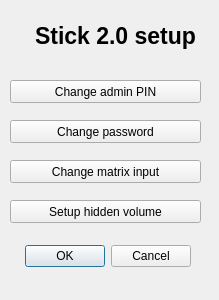
<?xml version="1.0" encoding="UTF-8"?>
<ui version="4.0">
 <class>Stick20Setup</class>
 <widget class="QDialog" name="Stick20Setup">
  <property name="geometry">
   <rect>
    <x>0</x>
    <y>0</y>
    <width>219</width>
    <height>300</height>
   </rect>
  </property>
  <property name="windowTitle">
   <string>Dialog</string>
  </property>
  <property name="windowIcon">
   <iconset resource="resources.qrc">
    <normaloff>:/images/CS_icon.png</normaloff>:/images/CS_icon.png</iconset>
  </property>
  <widget class="QDialogButtonBox" name="buttonBox">
   <property name="geometry">
    <rect>
     <x>-140</x>
     <y>240</y>
     <width>331</width>
     <height>32</height>
    </rect>
   </property>
   <property name="orientation">
    <enum>Qt::Horizontal</enum>
   </property>
   <property name="standardButtons">
    <set>QDialogButtonBox::Cancel|QDialogButtonBox::Ok</set>
   </property>
  </widget>
  <widget class="QLabel" name="label">
   <property name="geometry">
    <rect>
     <x>0</x>
     <y>20</y>
     <width>231</width>
     <height>31</height>
    </rect>
   </property>
   <property name="font">
    <font>
     <pointsize>17</pointsize>
     <weight>75</weight>
     <bold>true</bold>
    </font>
   </property>
   <property name="text">
    <string>Stick 2.0 setup</string>
   </property>
   <property name="alignment">
    <set>Qt::AlignCenter</set>
   </property>
  </widget>
  <widget class="QPushButton" name="pushButton_Change_AdminPW">
   <property name="geometry">
    <rect>
     <x>10</x>
     <y>80</y>
     <width>191</width>
     <height>23</height>
    </rect>
   </property>
   <property name="text">
    <string>Change admin PIN</string>
   </property>
  </widget>
  <widget class="QPushButton" name="pushButton_Ch_PW">
   <property name="geometry">
    <rect>
     <x>10</x>
     <y>120</y>
     <width>191</width>
     <height>23</height>
    </rect>
   </property>
   <property name="text">
    <string>Change password</string>
   </property>
  </widget>
  <widget class="QPushButton" name="pushButton_Ch_Mat_APW">
   <property name="geometry">
    <rect>
     <x>10</x>
     <y>160</y>
     <width>191</width>
     <height>23</height>
    </rect>
   </property>
   <property name="text">
    <string>Change matrix input</string>
   </property>
  </widget>
  <widget class="QPushButton" name="pushButton_Ch_HiddenVol">
   <property name="geometry">
    <rect>
     <x>10</x>
     <y>200</y>
     <width>191</width>
     <height>23</height>
    </rect>
   </property>
   <property name="text">
    <string>Setup hidden volume</string>
   </property>
  </widget>
 </widget>
 <resources>
  <include location="resources.qrc"/>
 </resources>
 <connections>
  <connection>
   <sender>buttonBox</sender>
   <signal>accepted()</signal>
   <receiver>Stick20Setup</receiver>
   <slot>accept()</slot>
   <hints>
    <hint type="sourcelabel">
     <x>248</x>
     <y>254</y>
    </hint>
    <hint type="destinationlabel">
     <x>157</x>
     <y>274</y>
    </hint>
   </hints>
  </connection>
  <connection>
   <sender>buttonBox</sender>
   <signal>rejected()</signal>
   <receiver>Stick20Setup</receiver>
   <slot>reject()</slot>
   <hints>
    <hint type="sourcelabel">
     <x>316</x>
     <y>260</y>
    </hint>
    <hint type="destinationlabel">
     <x>286</x>
     <y>274</y>
    </hint>
   </hints>
  </connection>
  <connection>
   <sender>pushButton_Ch_Mat_APW</sender>
   <signal>clicked()</signal>
   <receiver>Stick20Setup</receiver>
   <slot>accept()</slot>
   <hints>
    <hint type="sourcelabel">
     <x>110</x>
     <y>171</y>
    </hint>
    <hint type="destinationlabel">
     <x>109</x>
     <y>149</y>
    </hint>
   </hints>
  </connection>
 </connections>
</ui>
